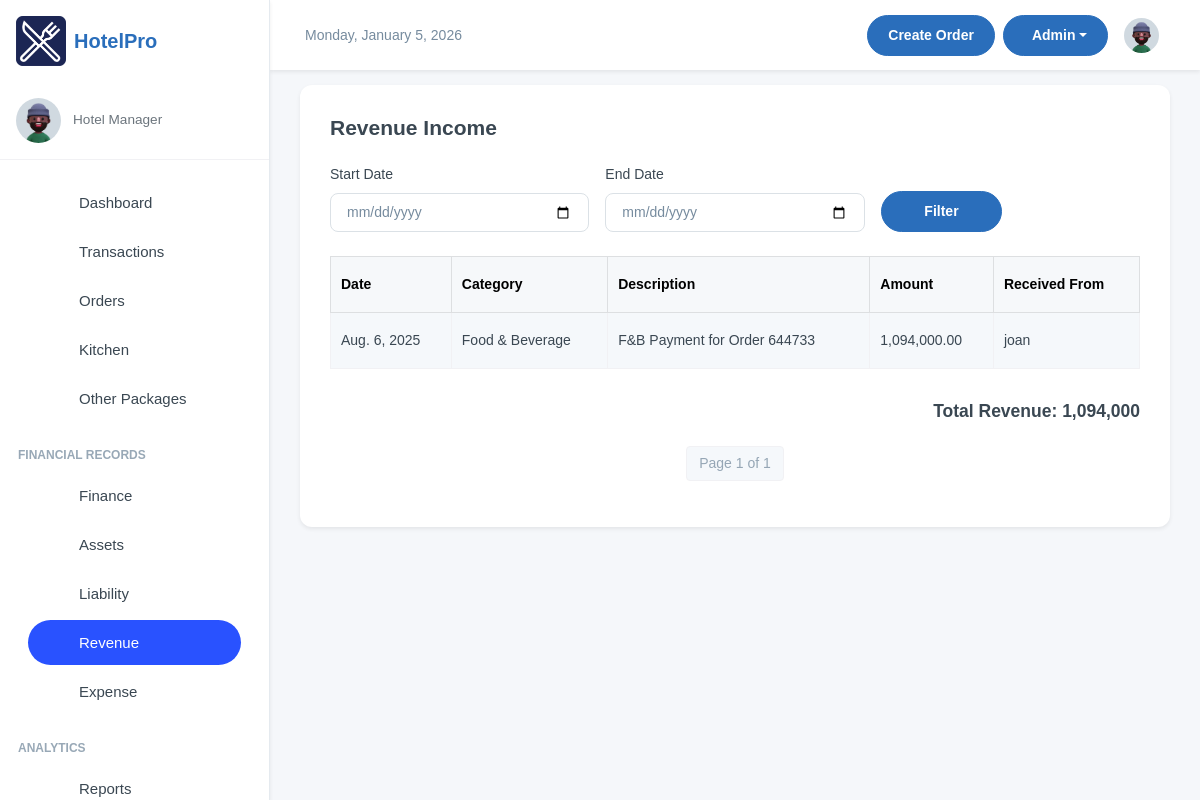
Before: /finance/all-revenue/ (signed in) with the older database file.
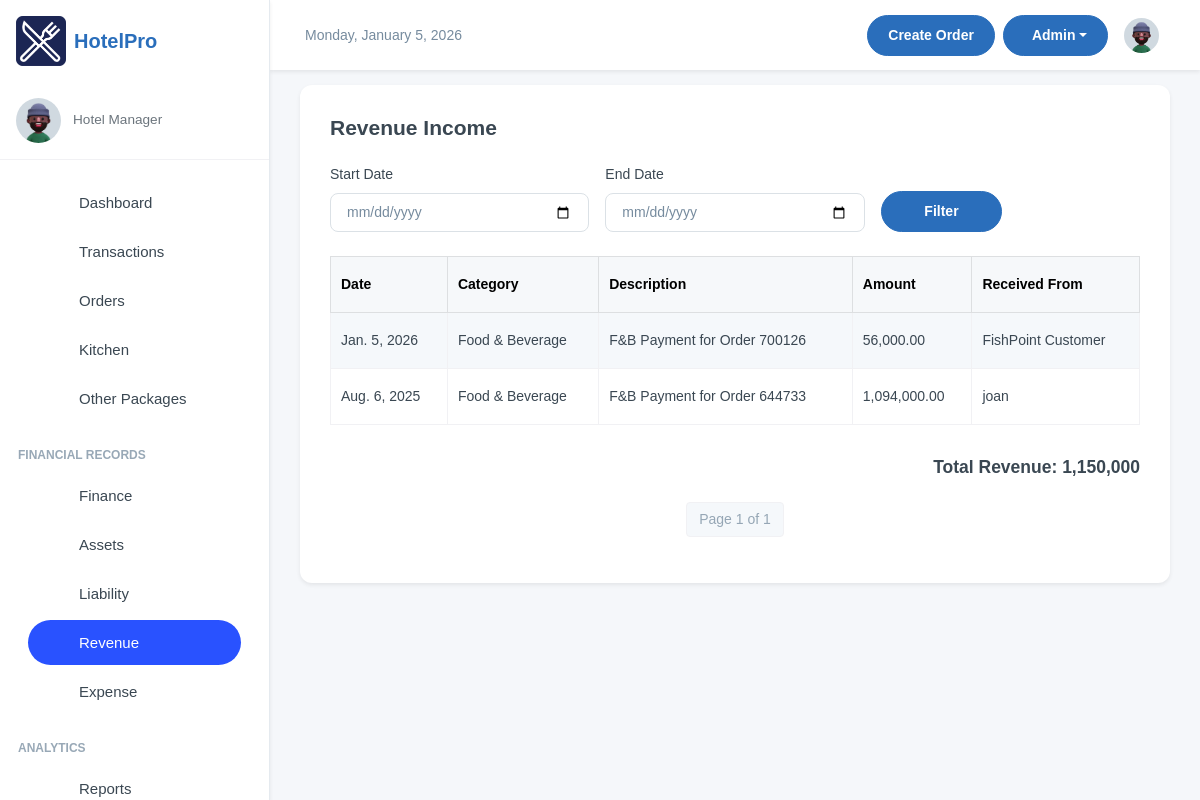
After: the same page with the newer database file.
### finance/models.py (models this page shows, shortened)
class Revenue(models.Model):
    REVENUE_CHOICES = [
        ('rooms', 'Rooms'),
        ('fnb', 'Food & Beverage'),
        ('party', 'Party'),
        ('other', 'Other')
    ]
    description = models.CharField(max_length=255)
    amount = models.DecimalField(max_digits=12, decimal_places=2)
    date = models.DateField()
    category = models.CharField(max_length=100, blank=True, null=True, choices=REVENUE_CHOICES)
    attachment = models.FileField(upload_to='attachments/%Y/%m/%d/', blank=True, null=True)
    is_active = models.BooleanField(default=True)
    received_from = models.CharField(max_length=30, default="staff")
    created_by = models.ForeignKey(settings.AUTH_USER_MODEL, on_delete=models.SET_NULL,
                                   null=True, blank=True, related_name='+')
    updated_by = models.ForeignKey(settings.AUTH_USER_MODEL, on_delete=models.SET_NULL,
                                   null=True, blank=True, related_name='+')

### finance/views.py (the view, shortened to what this page needs)
# urls.py: path('all-revenue/', views.revenue, name='revenue'),
@login_required(login_url='/user/login/')
def revenue(request):
    start_date = request.GET.get('start_date')
    end_date = request.GET.get('end_date')
    revenue_list = Revenue.objects.filter(is_active=True).order_by('-date')
    total_revenue = revenue_list.aggregate(total=Sum('amount'))['total'] or 0
    paginator = Paginator(revenue_list, 10)
    page_number = request.GET.get('page')
    revenue_page = paginator.get_page(page_number)
    context = {
        "revenue_list": revenue_page,
        "total_revenue": total_revenue,
        "start_date": start_date,
        "end_date": end_date,
    }
    return render(request, "revenue.html", context)

### finance/templates/revenue.html (shortened to what this page needs)
{% extends 'base.html' %}
{% load humanize %}
{% load custom_filters %}
{% block content %}
<div class="card shadow-sm">
    <div class="card-body">
        <div class="d-flex justify-content-between align-items-center mb-4">
            <h4 class="fw-semibold mb-0">Revenue Income</h4>
        </div>
<form method="get" class="row g-3 align-items-end mb-4">
    <div class="col-md-4">
        <label for="start_date" class="form-label">Start Date</label>
        <input type="date" name="start_date" id="start_date" class="form-control" value="{{ start_date }}">
    </div>
    <div class="col-md-4">
        <label for="end_date" class="form-label">End Date</label>
        <input type="date" name="end_date" id="end_date" class="form-control" value="{{ end_date }}">
    </div>
    <div class="col-md-2">
        <button type="submit" class="btn btn-primary w-100">Filter</button>
    </div>
</form>
        <div class="table-responsive">
            <table class="table table-striped table-bordered">
                <thead class="table-light">
                    <tr>
                        <th>Date</th>
                        <th>Category</th>
                        <th>Description</th>
                        <th>Amount</th>
                        <th>Received From</th>
                    </tr>
                </thead>
                <tbody>
                    {% for revenue in revenue_list %}
                    <tr>
                        <td>{{ revenue.date }}</td>
                        <td>{{ revenue.get_category_display }}</td>
                        <td>{{ revenue.description }}</td>
                        <td>{{ revenue.amount|intcomma }}</td>
                        <td>{{ revenue.received_from }}</td>
                    </tr>
                    {% empty %}
                    <tr>
                        <td colspan="5" class="text-center text-muted">No revenue records for this period.</td>
                    </tr>
                    {% endfor %}
                </tbody>
            </table>
        </div>
        <div class="mt-3">
            <h5 class="text-end"><strong>Total Revenue:</strong> {{ total_revenue|intcomma }}</h5>
        </div>
        <nav aria-label="Page navigation" class="mt-4">
            <ul class="pagination justify-content-center">
                <li class="page-item disabled">
                    <span class="page-link">Page {{ revenue_list.number }} of {{ revenue_list.paginator.num_pages }}</span>
                </li>
            </ul>
        </nav>
    </div>
</div>
{% endblock  %}

Changed rows visible on the page:
added Revenue: date "Jan. 5, 2026", category "Food & Beverage", description "F&B Payment for Order 700126", amount "56,000.00", received_from "FishPoint Customer"
Other visible differences:
{{ total_revenue|intcomma }}: "1,094,000" → "1,150,000"
